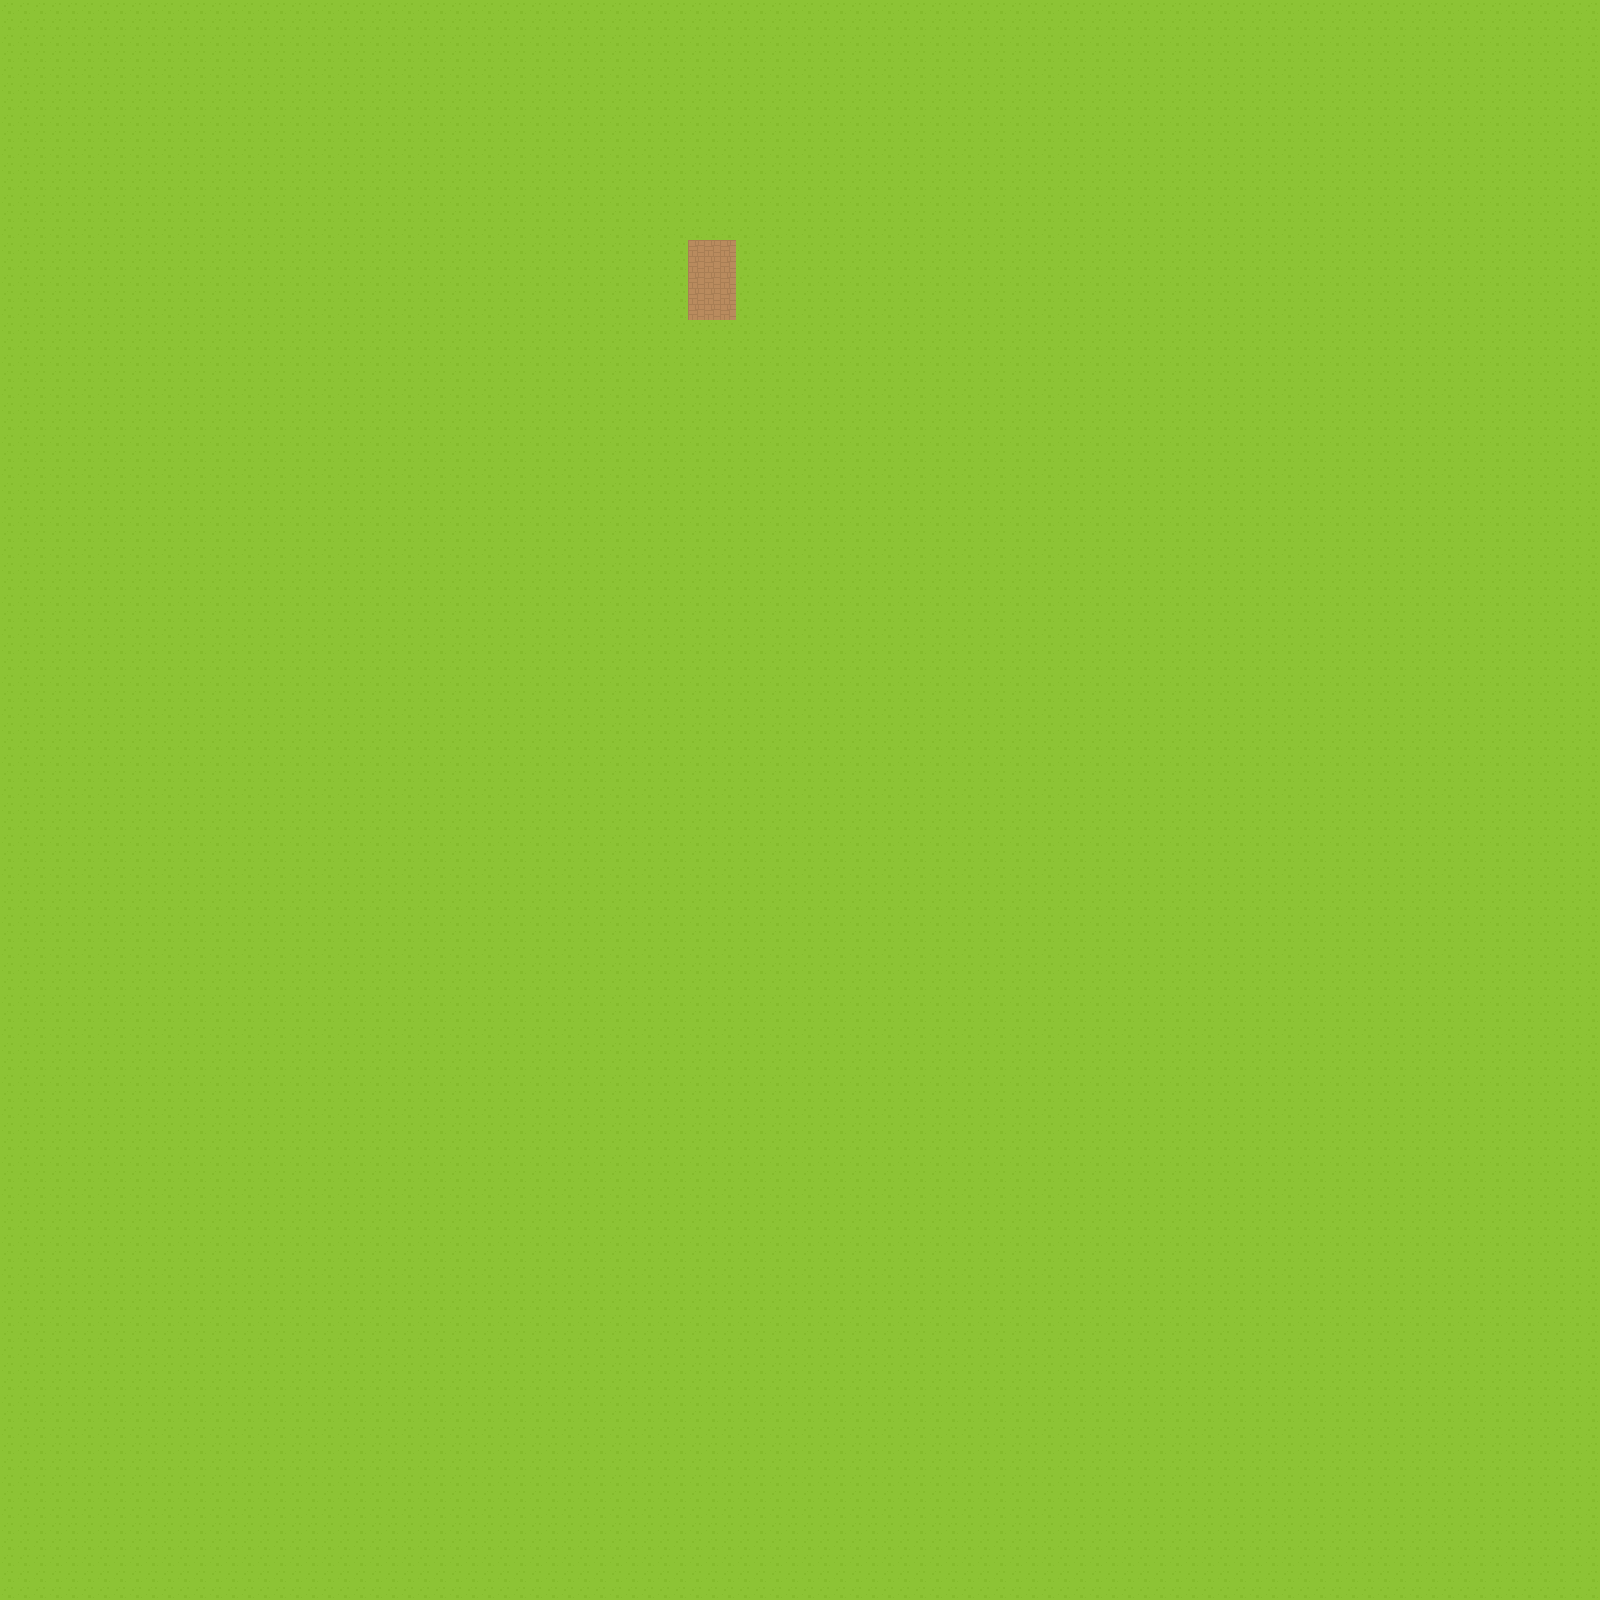

A 2D game scene composited from a Tiled map and its tileset images. What follows is a short description and the map's XML, with each tile layer's data collapsed to a summary:
An orthogonal 100x100 tile map with 16x16 px tiles, 2 tile layers (Grass, Paths).

<map version="1.5" tiledversion="1.7.2" orientation="orthogonal" renderorder="right-down" width="100" height="100" tilewidth="16" tileheight="16" infinite="0" nextlayerid="3" nextobjectid="1">
 <tileset firstgid="1" source="MainTileSet.tsx" />
 <layer id="1" name="Grass" width="100" height="100">
  <data>[10000 cells, 10000 non-empty, 1 distinct tile ids]</data>
 </layer>
 <layer id="2" name="Paths" width="100" height="100">
  <data>[10000 cells, 15 non-empty, 1 distinct tile ids]</data>
 </layer>
</map>
